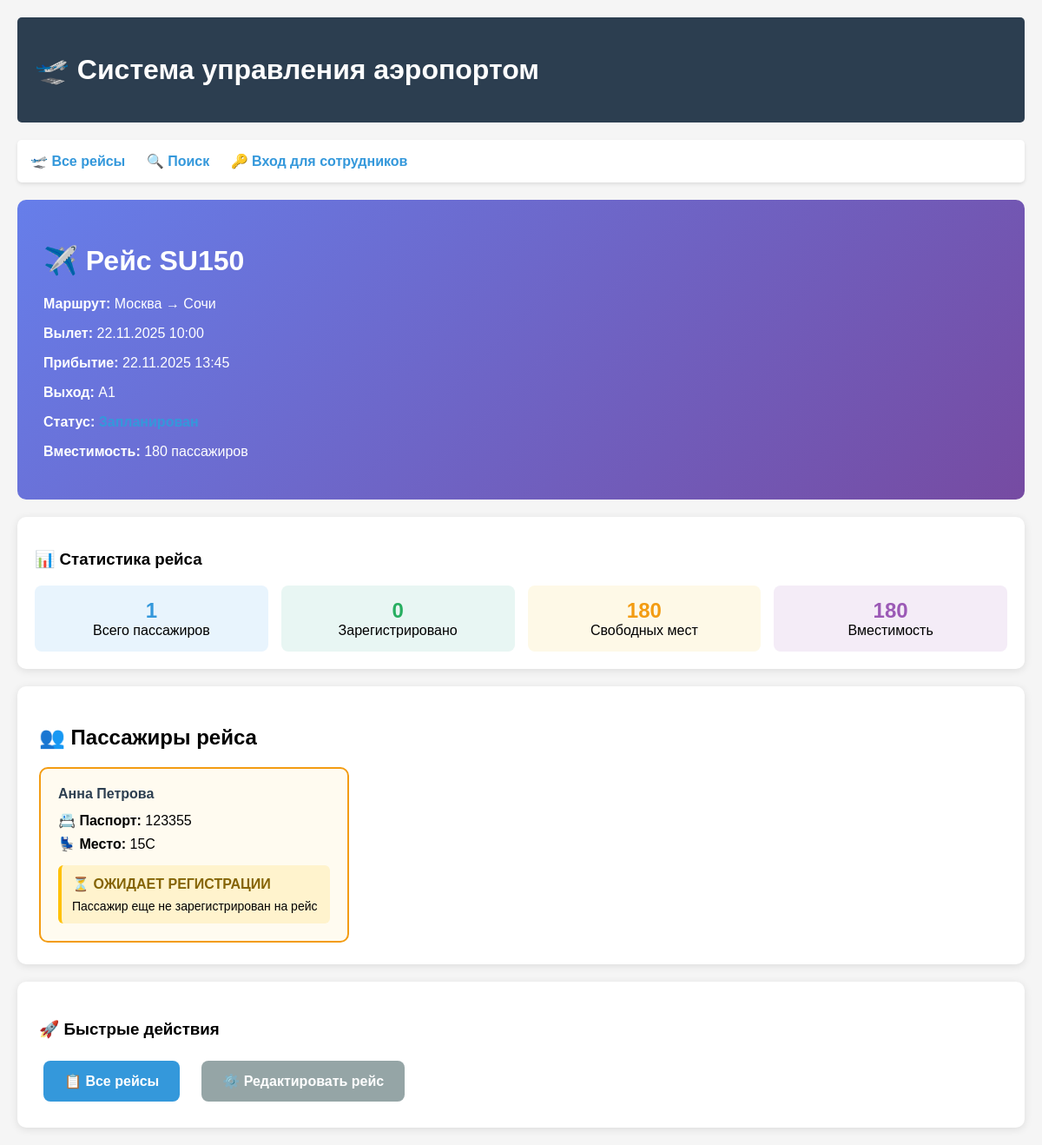
Before: /flight/2/ with the older database file.
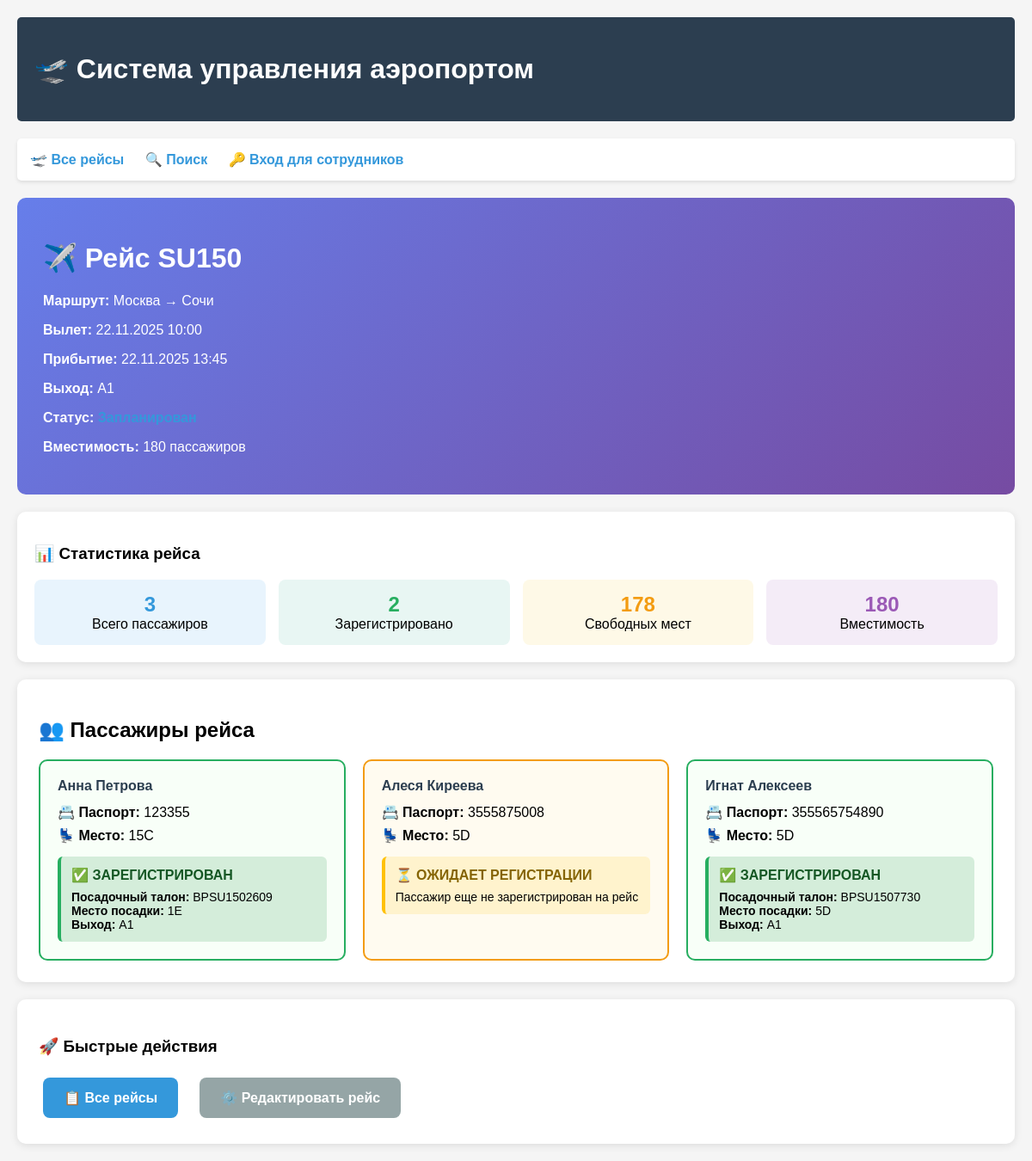
After: the same page with the newer database file.
### flights/models.py (models this page shows, shortened)
class Passenger(models.Model):
    flight = models.ForeignKey(Flight, on_delete=models.CASCADE, verbose_name="Рейс")
    first_name = models.CharField(max_length=50, verbose_name="Имя")
    last_name = models.CharField(max_length=50, verbose_name="Фамилия")
    passport_number = models.CharField(max_length=20, verbose_name="Номер паспорта")
    seat_number = models.CharField(max_length=5, verbose_name="Номер места")
    phone = models.CharField(max_length=20, verbose_name="Телефон", blank=True, null=True)
    class Meta:
        verbose_name = "Пассажир"
        verbose_name_plural = "Пассажиры"

class BoardingPass(models.Model):
    passenger = models.ForeignKey(Passenger, on_delete=models.CASCADE, verbose_name="Пассажир")
    flight = models.ForeignKey(Flight, on_delete=models.CASCADE, verbose_name="Рейс")
    boarding_pass_number = models.CharField(max_length=15, unique=True, verbose_name="Номер посадочного талона")
    seat_number = models.CharField(max_length=5, verbose_name="Номер места")
    gate = models.CharField(max_length=10, blank=True, verbose_name="Выход")
    boarding_time = models.DateTimeField(null=True, blank=True, verbose_name="Время посадки")
    check_in_time = models.DateTimeField(auto_now_add=True, verbose_name="Время регистрации")
    check_in_agent = models.ForeignKey(CheckInAgent, on_delete=models.CASCADE, verbose_name="Агент регистрации")
    status = models.CharField(max_length=20, choices=[
        ('checked_in', 'Зарегистрирован'),
        ('boarded', 'Прошел посадку'),
        ('cancelled', 'Отменен')
    ], default='checked_in', verbose_name="Статус")
    class Meta:
        verbose_name = "Посадочный талон"
        verbose_name_plural = "Посадочные талоны"

### flights/views.py (the view)
# urls.py: path('flight/<int:flight_id>/', views.flight_detail, name='flight_detail'),
def flight_detail(request, flight_id):
    flight = get_object_or_404(Flight, id=flight_id)
    passengers = Passenger.objects.filter(flight=flight)
    passenger_data = []
    for passenger in passengers:
        boarding_pass = BoardingPass.objects.filter(passenger=passenger, flight=flight).first()
        passenger_data.append({
            'passenger': passenger,
            'boarding_pass': boarding_pass,
            'is_registered': boarding_pass is not None
        })
    registered_count = BoardingPass.objects.filter(flight=flight).count()
    free_seats = flight.capacity - registered_count
    context = {
        'flight': flight,
        'passenger_data': passenger_data,
        'passengers': passengers,
        'registered_count': registered_count,
        'free_seats': free_seats,
        'total_passengers': passengers.count(),
    }
    return render(request, 'flights/flight_detail.html', context)

### flights/templates/flights/flight_detail.html (shortened to what the changed rows need)
{% extends 'flights/base.html' %}
{% block content %}
<div style="background: linear-gradient(135deg, #667eea 0%, #764ba2 100%); color: white; padding: 30px; border-radius: 10px; margin: 20px 0;">
    <h1>✈️ Рейс {{ flight.number }}</h1>
</div>
<div style="background: white; padding: 20px; border-radius: 10px; box-shadow: 0 2px 10px rgba(0,0,0,0.1); margin: 20px 0;">
    <div style="display: grid; grid-template-columns: repeat(auto-fit, minmax(200px, 1fr)); gap: 15px; margin-top: 15px;">
        <div style="text-align: center; padding: 15px; background: #e8f4fd; border-radius: 8px;">
            <div style="font-size: 24px; font-weight: bold; color: #3498db;">{{ total_passengers }}</div>
            <div>Всего пассажиров</div>
        </div>
        <div style="text-align: center; padding: 15px; background: #e8f6f3; border-radius: 8px;">
            <div style="font-size: 24px; font-weight: bold; color: #27ae60;">{{ registered_count }}</div>
            <div>Зарегистрировано</div>
        </div>
        <div style="text-align: center; padding: 15px; background: #fef9e7; border-radius: 8px;">
            <div style="font-size: 24px; font-weight: bold; color: #f39c12;">{{ free_seats }}</div>
            <div>Свободных мест</div>
        </div>
    </div>
</div>
<div style="background: white; padding: 25px; border-radius: 10px; box-shadow: 0 2px 10px rgba(0,0,0,0.1); margin: 20px 0;">
    <h2>👥 Пассажиры рейса</h2>
    {% if passenger_data %}
        <div style="display: grid; grid-template-columns: repeat(auto-fill, minmax(320px, 1fr)); gap: 20px; margin-top: 20px;">
            {% for data in passenger_data %}
            <div style="border: 2px solid {% if data.is_registered %}#27ae60{% else %}#f39c12{% endif %}; padding: 20px; border-radius: 10px; background: {% if data.is_registered %}#f8fff8{% else %}#fffbf0{% endif %};">
                <h4 style="margin: 0 0 12px 0; color: #2c3e50;">{{ data.passenger.first_name }} {{ data.passenger.last_name }}</h4>
                <p style="margin: 8px 0;"><strong>📇 Паспорт:</strong> {{ data.passenger.passport_number }}</p>
                <p style="margin: 8px 0;"><strong>💺 Место:</strong> {{ data.passenger.seat_number }}</p>
                {% if data.is_registered %}
                <div style="background: #d4edda; padding: 12px; border-radius: 6px; margin-top: 15px; border-left: 4px solid #27ae60;">
                    <div style="font-weight: bold; color: #155724;">✅ ЗАРЕГИСТРИРОВАН</div>
                    <div style="margin-top: 8px; font-size: 14px;">
                        <strong>Посадочный талон:</strong> {{ data.boarding_pass.boarding_pass_number }}<br>
                        <strong>Место посадки:</strong> {{ data.boarding_pass.seat_number }}<br>
                        <strong>Выход:</strong> {{ data.boarding_pass.gate }}
                    </div>
                </div>
                {% else %}
                <div style="background: #fff3cd; padding: 12px; border-radius: 6px; margin-top: 15px; border-left: 4px solid #ffc107;">
                    <div style="font-weight: bold; color: #856404;">⏳ ОЖИДАЕТ РЕГИСТРАЦИИ</div>
                    <div style="margin-top: 8px; font-size: 14px;">
                        Пассажир еще не зарегистрирован на рейс
                    </div>
                </div>
                {% endif %}
            </div>
            {% endfor %}
        </div>
    {% endif %}
</div>
{% endblock %}

Changed rows visible on the page:
shown differently, row unchanged: Passenger "Анна": boarding_pass.boarding_pass_number (not shown) → "BPSU1502609"; boarding_pass.seat_number (not shown) → "1E"; boarding_pass.gate (not shown) → "A1"; text "⏳ ОЖИДАЕТ РЕГИСТРАЦИИ Пассажир еще не зарегистрирован на рейс" → "✅ ЗАРЕГИСТРИРОВАН Посадочный талон: Место посадки: Выход:"
added Passenger: passenger.first_name "Алеся", passenger.last_name "Киреева", passenger.passport_number "3555875008", passenger.seat_number "5D", shows "⏳ ОЖИДАЕТ РЕГИСТРАЦИИ"
added Passenger: passenger.first_name "Игнат", passenger.last_name "Алексеев", passenger.passport_number "355565754890", passenger.seat_number "5D", boarding_pass.boarding_pass_number "BPSU1507730", boarding_pass.seat_number "5D", boarding_pass.gate "A1"
Other visible differences:
{{ total_passengers }}: "1" → "3"
{{ registered_count }}: "0" → "2"
{{ free_seats }}: "180" → "178"
